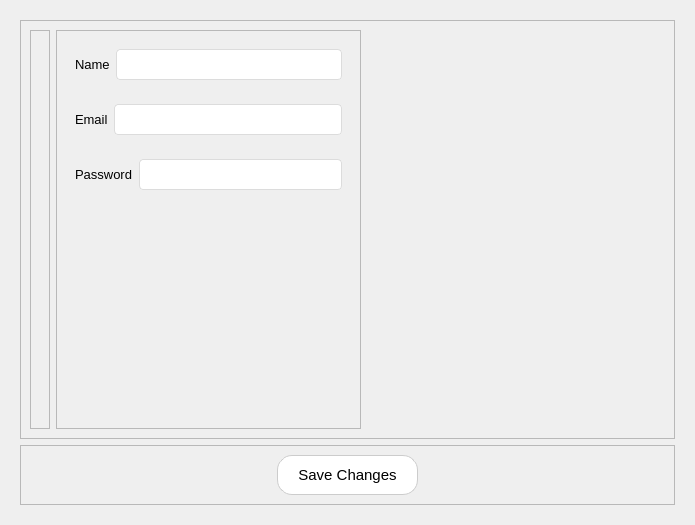
                <widget class="QWidget" name="tab_9">
                 <attribute name="title">
                  <string>edit info</string>
                 </attribute>
                 <layout class="QVBoxLayout" name="verticalLayout_8">
                  <item>
                   <widget class="QFrame" name="frame_23">
                    <property name="frameShape">
                     <enum>QFrame::NoFrame</enum>
                    </property>
                    <property name="frameShadow">
                     <enum>QFrame::Plain</enum>
                    </property>
                    <layout class="QVBoxLayout" name="verticalLayout_4">
                     <item>
                      <widget class="QFrame" name="frame_7">
                       <property name="frameShape">
                        <enum>QFrame::StyledPanel</enum>
                       </property>
                       <property name="frameShadow">
                        <enum>QFrame::Raised</enum>
                       </property>
                       <layout class="QHBoxLayout" name="horizontalLayout_5">
                        <item>
                         <widget class="QFrame" name="frame_5">
                          <property name="frameShape">
                           <enum>QFrame::StyledPanel</enum>
                          </property>
                          <property name="frameShadow">
                           <enum>QFrame::Raised</enum>
                          </property>
                          <layout class="QHBoxLayout" name="horizontalLayout_4"/>
                         </widget>
                        </item>
                        <item>
                         <widget class="QFrame" name="frame_6">
                          <property name="frameShape">
                           <enum>QFrame::StyledPanel</enum>
                          </property>
                          <property name="frameShadow">
                           <enum>QFrame::Raised</enum>
                          </property>
                          <layout class="QVBoxLayout" name="verticalLayout_2">
                           <item>
                            <widget class="QFrame" name="frame_25">
                             <property name="frameShape">
                              <enum>QFrame::NoFrame</enum>
                             </property>
                             <property name="frameShadow">
                              <enum>QFrame::Plain</enum>
                             </property>
                             <layout class="QHBoxLayout" name="horizontalLayout_26">
                              <item>
                               <widget class="QLabel" name="label_17">
                                <property name="font">
                                 <font>
                                  <family>Arial</family>
                                  <pointsize>10</pointsize>
                                 </font>
                                </property>
                                <property name="text">
                                 <string>Name</string>
                                </property>
                               </widget>
                              </item>
                              <item>
                               <widget class="QLineEdit" name="edit_company_name_input">
                                <property name="sizePolicy">
                                 <sizepolicy hsizetype="Expanding" vsizetype="Expanding">
                                  <horstretch>80</horstretch>
                                  <verstretch>0</verstretch>
                                 </sizepolicy>
                                </property>
                                <property name="maximumSize">
                                 <size>
                                  <width>700</width>
                                  <height>50</height>
                                 </size>
                                </property>
                                <property name="styleSheet">
                                 <string notr="true">QLineEdit {
    border: 1px solid #dcdcdc;
    border-radius: 4px;
    padding: 6px 10px;
    background-color: #ffffff;
    font-size: 13px;
    color: #333;
}

QLineEdit:focus {
    border: 1px solid #0078d7;
}
</string>
                                </property>
                               </widget>
                              </item>
                             </layout>
                            </widget>
                           </item>
                           <item>
                            <widget class="QFrame" name="frame_26">
                             <property name="frameShape">
                              <enum>QFrame::NoFrame</enum>
                             </property>
                             <property name="frameShadow">
                              <enum>QFrame::Plain</enum>
                             </property>
                             <layout class="QHBoxLayout" name="horizontalLayout_27">
                              <item>
                               <widget class="QLabel" name="label_18">
                                <property name="font">
                                 <font>
                                  <family>Arial</family>
                                  <pointsize>10</pointsize>
                                 </font>
                                </property>
                                <property name="text">
                                 <string>Email</string>
                                </property>
                               </widget>
                              </item>
                              <item>
                               <widget class="QLineEdit" name="edit_company_email_input">
                                <property name="sizePolicy">
                                 <sizepolicy hsizetype="Expanding" vsizetype="Expanding">
                                  <horstretch>80</horstretch>
                                  <verstretch>0</verstretch>
                                 </sizepolicy>
                                </property>
                                <property name="maximumSize">
                                 <size>
                                  <width>700</width>
                                  <height>50</height>
                                 </size>
                                </property>
                                <property name="styleSheet">
                                 <string notr="true">QLineEdit {
    border: 1px solid #dcdcdc;
    border-radius: 4px;
    padding: 6px 10px;
    background-color: #ffffff;
    font-size: 13px;
    color: #333;
}

QLineEdit:focus {
    border: 1px solid #0078d7;
}
</string>
                                </property>
                               </widget>
                              </item>
                             </layout>
                            </widget>
                           </item>
                           <item>
                            <widget class="QFrame" name="frame_27">
                             <property name="frameShape">
                              <enum>QFrame::NoFrame</enum>
                             </property>
                             <property name="frameShadow">
                              <enum>QFrame::Plain</enum>
                             </property>
                             <layout class="QHBoxLayout" name="horizontalLayout_28">
                              <item>
                               <widget class="QLabel" name="label_19">
                                <property name="font">
                                 <font>
                                  <family>Arial</family>
                                  <pointsize>10</pointsize>
                                 </font>
                                </property>
                                <property name="text">
                                 <string>Password</string>
                                </property>
                               </widget>
                              </item>
                              <item>
                               <widget class="QLineEdit" name="edit_company_password_input">
                                <property name="sizePolicy">
                                 <sizepolicy hsizetype="Expanding" vsizetype="Expanding">
                                  <horstretch>80</horstretch>
                                  <verstretch>0</verstretch>
                                 </sizepolicy>
                                </property>
                                <property name="maximumSize">
                                 <size>
                                  <width>700</width>
                                  <height>50</height>
                                 </size>
                                </property>
                                <property name="styleSheet">
                                 <string notr="true">QLineEdit {
    border: 1px solid #dcdcdc;
    border-radius: 4px;
    padding: 6px 10px;
    background-color: #ffffff;
    font-size: 13px;
    color: #333;
}

QLineEdit:focus {
    border: 1px solid #0078d7;
}
</string>
                                </property>
                               </widget>
                              </item>
                             </layout>
                            </widget>
                           </item>
                           <item>
                            <spacer name="verticalSpacer_9">
                             <property name="orientation">
                              <enum>Qt::Vertical</enum>
                             </property>
                             <property name="sizeHint" stdset="0">
                              <size>
                               <width>20</width>
                               <height>60</height>
                              </size>
                             </property>
                            </spacer>
                           </item>
                           <item>
                            <spacer name="verticalSpacer_7">
                             <property name="orientation">
                              <enum>Qt::Vertical</enum>
                             </property>
                             <property name="sizeHint" stdset="0">
                              <size>
                               <width>20</width>
                               <height>40</height>
                              </size>
                             </property>
                            </spacer>
                           </item>
                           <item>
                            <spacer name="verticalSpacer_6">
                             <property name="orientation">
                              <enum>Qt::Vertical</enum>
                             </property>
                             <property name="sizeHint" stdset="0">
                              <size>
                               <width>20</width>
                               <height>40</height>
                              </size>
                             </property>
                            </spacer>
                           </item>
                           <item>
                            <spacer name="verticalSpacer_5">
                             <property name="orientation">
                              <enum>Qt::Vertical</enum>
                             </property>
                             <property name="sizeHint" stdset="0">
                              <size>
                               <width>20</width>
                               <height>40</height>
                              </size>
                             </property>
                            </spacer>
                           </item>
                           <item>
                            <spacer name="verticalSpacer_4">
                             <property name="orientation">
                              <enum>Qt::Vertical</enum>
                             </property>
                             <property name="sizeHint" stdset="0">
                              <size>
                               <width>20</width>
                               <height>40</height>
                              </size>
                             </property>
                            </spacer>
                           </item>
                          </layout>
                         </widget>
                        </item>
                        <item>
                         <spacer name="horizontalSpacer_2">
                          <property name="orientation">
                           <enum>Qt::Horizontal</enum>
                          </property>
                          <property name="sizeHint" stdset="0">
                           <size>
                            <width>201</width>
                            <height>20</height>
                           </size>
                          </property>
                         </spacer>
                        </item>
                       </layout>
                      </widget>
                     </item>
                     <item>
                      <widget class="QFrame" name="frame_33">
                       <property name="frameShape">
                        <enum>QFrame::StyledPanel</enum>
                       </property>
                       <property name="frameShadow">
                        <enum>QFrame::Raised</enum>
                       </property>
                       <layout class="QHBoxLayout" name="horizontalLayout_34">
                        <item>
                         <spacer name="horizontalSpacer_25">
                          <property name="orientation">
                           <enum>Qt::Horizontal</enum>
                          </property>
                          <property name="sizeHint" stdset="0">
                           <size>
                            <width>247</width>
                            <height>20</height>
                           </size>
                          </property>
                         </spacer>
                        </item>
                        <item>
                         <widget class="QPushButton" name="company_save_changes_button">
                          <property name="sizePolicy">
                           <sizepolicy hsizetype="Expanding" vsizetype="Preferred">
                            <horstretch>0</horstretch>
                            <verstretch>0</verstretch>
                           </sizepolicy>
                          </property>
                          <property name="font">
                           <font>
                            <family>Arial</family>
                            <pointsize>11</pointsize>
                            <weight>50</weight>
                            <italic>false</italic>
                            <bold>false</bold>
                           </font>
                          </property>
                          <property name="styleSheet">
                           <string notr="true">QPushButton {
    background-color: white;
    color: black;
    border-radius: 15px;                /* أطراف منحنية */
    border: 1px solid #ccc;             /* حواف خفيفة بلون رمادي فاتح */
    padding: 10px 20px;
}

QPushButton:hover {
    background-color: #003366;         /* أزرق غامق */
    color: white;
    border: 1px solid #003366;         /* الحواف تصير بنفس لون الخلفية عند التمرير */
}


</string>
                          </property>
                          <property name="text">
                           <string>Save Changes</string>
                          </property>
                         </widget>
                        </item>
                        <item>
                         <spacer name="horizontalSpacer_26">
                          <property name="orientation">
                           <enum>Qt::Horizontal</enum>
                          </property>
                          <property name="sizeHint" stdset="0">
                           <size>
                            <width>247</width>
                            <height>20</height>
                           </size>
                          </property>
                         </spacer>
                        </item>
                       </layout>
                      </widget>
                     </item>
                    </layout>
                   </widget>
                  </item>
                 </layout>
                </widget>
